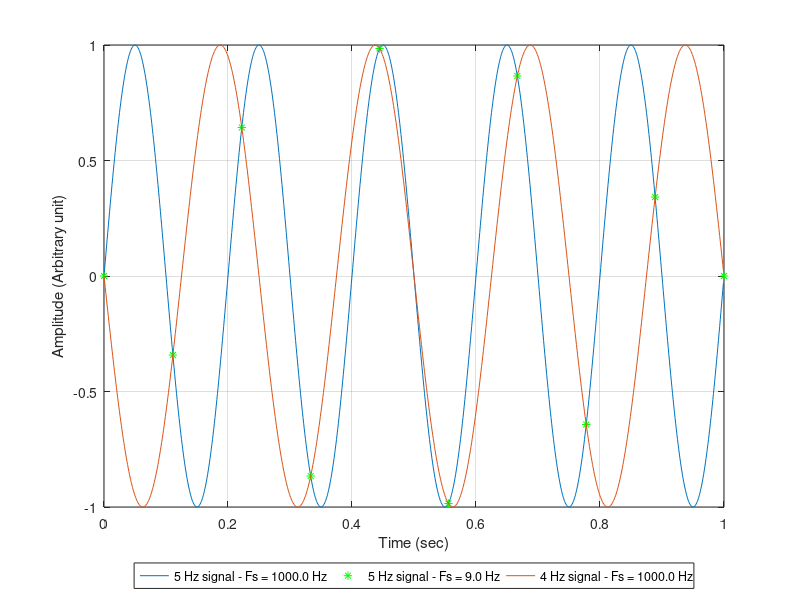

Write the MATLAB code that produced this figure.
close all
clear variables
clc

% Hard-coded values
%--------------------------------------------------------
TT = 1;
f1 = 5;
N = 1000;
Ts2 = 1/9;
%--------------------------------------------------------

% Variables 
%--------------------------------------------------------
Ts1 = TT/N;
t1 = (0:N-1)*Ts1;
t2 = (0:Ts2:TT);
x1 = sin(2*pi*f1*t1);
f2 = abs(f1 - 1/Ts2);
%--------------------------------------------------------
plot(t1,x1,'DisplayName',sprintf('%d Hz signal - Fs = %.1f Hz',f1,Ts1^-1));
hold on

x2 = sin(2*pi*f1*t2);
plot(t2,x2,"*g",'DisplayName',sprintf('%d Hz signal - Fs = %.1f Hz',f1,Ts2^-1));

x3 = sin(2*pi*f2*t1+pi);
plot(t1,x3,'DisplayName',sprintf('%d Hz signal - Fs = %.1f Hz',f2,Ts1^-1));

legend('Orientation','horizontal','Box','on','Location','southoutside')
grid on
ylabel('Amplitude (Arbitrary unit)')
xlabel('Time (sec)');
